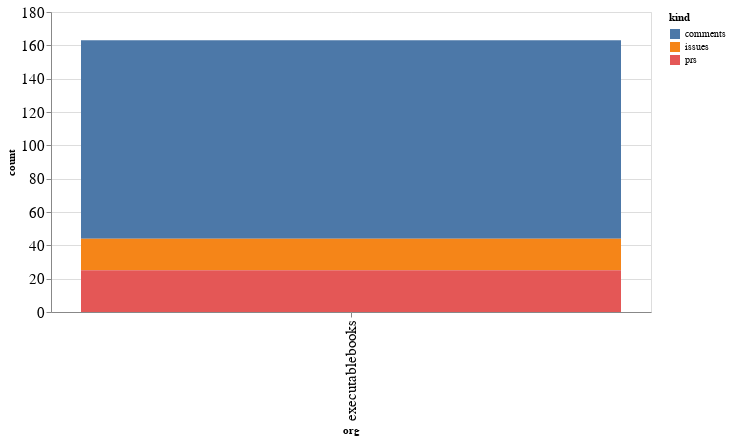

The notebook cell saved with this chart:
### Code cell
alt.Chart(org_summaries, width=600).mark_bar().encode(
    x='org',
    y='count',
    color='kind',
    tooltip="org"
)

### Figure 1 — Vega-Lite specification as saved in the notebook (floating-point values rounded to 4 significant figures)
{"config": {"axisLeft": {"labelFontSize": 15}, "axisBottom": {"labelFontSize": 15}}, "data": {"name": "data-8a1dc22459f1a59d32743f239cb2a4b6"}, "mark": "bar", "encoding": {"color": {"type": "nominal", "field": "kind"}, "tooltip": {"type": "nominal", "field": "org"}, "x": {"type": "nominal", "field": "org"}, "y": {"type": "quantitative", "field": "count"}}, "width": 600, "$schema": "https://vega.github.io/schema/vega-lite/v4.8.1.json", "datasets": {"data-8a1dc22459f1a59d32743f239cb2a4b6": [{"org": "executablebooks", "kind": "comments", "count": 119}, {"org": "executablebooks", "kind": "issues", "count": 19}, {"org": "executablebooks", "kind": "prs", "count": 25}]}}
